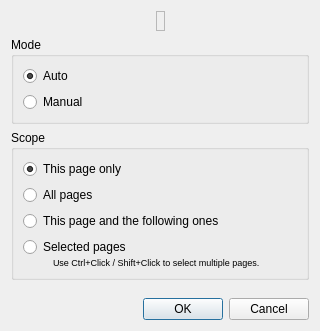
<?xml version="1.0" encoding="UTF-8"?>
<ui version="4.0">
 <class>PageSplitModeDialog</class>
 <widget class="QDialog" name="PageSplitModeDialog">
  <property name="windowModality">
   <enum>Qt::WindowModal</enum>
  </property>
  <property name="geometry">
   <rect>
    <x>0</x>
    <y>0</y>
    <width>320</width>
    <height>331</height>
   </rect>
  </property>
  <property name="windowTitle">
   <string>Split Pages</string>
  </property>
  <layout class="QVBoxLayout" name="verticalLayout_3">
   <item>
    <layout class="QHBoxLayout" name="horizontalLayout">
     <item>
      <spacer>
       <property name="orientation">
        <enum>Qt::Horizontal</enum>
       </property>
       <property name="sizeHint" stdset="0">
        <size>
         <width>40</width>
         <height>20</height>
        </size>
       </property>
      </spacer>
     </item>
     <item>
      <widget class="QLabel" name="layoutTypeLabel">
       <property name="frameShape">
        <enum>QFrame::StyledPanel</enum>
       </property>
       <property name="pixmap">
        <pixmap resource="../../../resources/resources.qrc">:/icons/layout_type_auto.png</pixmap>
       </property>
      </widget>
     </item>
     <item>
      <spacer>
       <property name="orientation">
        <enum>Qt::Horizontal</enum>
       </property>
       <property name="sizeHint" stdset="0">
        <size>
         <width>40</width>
         <height>20</height>
        </size>
       </property>
      </spacer>
     </item>
    </layout>
   </item>
   <item>
    <widget class="QGroupBox" name="groupBox">
     <property name="title">
      <string>Mode</string>
     </property>
     <layout class="QVBoxLayout">
      <item>
       <widget class="QRadioButton" name="modeAuto">
        <property name="text">
         <string>Auto</string>
        </property>
        <property name="checked">
         <bool>true</bool>
        </property>
       </widget>
      </item>
      <item>
       <widget class="QRadioButton" name="modeManual">
        <property name="text">
         <string>Manual</string>
        </property>
       </widget>
      </item>
     </layout>
    </widget>
   </item>
   <item>
    <widget class="QGroupBox" name="groupBox_2">
     <property name="title">
      <string>Scope</string>
     </property>
     <layout class="QVBoxLayout" name="verticalLayout_2">
      <item>
       <widget class="QRadioButton" name="thisPageRB">
        <property name="text">
         <string>This page only</string>
        </property>
        <property name="checked">
         <bool>true</bool>
        </property>
       </widget>
      </item>
      <item>
       <widget class="QRadioButton" name="allPagesRB">
        <property name="text">
         <string>All pages</string>
        </property>
       </widget>
      </item>
      <item>
       <widget class="QRadioButton" name="thisPageAndFollowersRB">
        <property name="text">
         <string>This page and the following ones</string>
        </property>
       </widget>
      </item>
      <item>
       <widget class="QWidget" name="selectedPagesWidget" native="true">
        <layout class="QVBoxLayout" name="verticalLayout">
         <property name="spacing">
          <number>0</number>
         </property>
         <property name="margin">
          <number>0</number>
         </property>
         <item>
          <widget class="QRadioButton" name="selectedPagesRB">
           <property name="text">
            <string>Selected pages</string>
           </property>
          </widget>
         </item>
         <item>
          <layout class="QHBoxLayout" name="horizontalLayout_2">
           <property name="spacing">
            <number>0</number>
           </property>
           <item>
            <spacer name="horizontalSpacer_5">
             <property name="orientation">
              <enum>Qt::Horizontal</enum>
             </property>
             <property name="sizeType">
              <enum>QSizePolicy::Fixed</enum>
             </property>
             <property name="sizeHint" stdset="0">
              <size>
               <width>30</width>
               <height>0</height>
              </size>
             </property>
            </spacer>
           </item>
           <item>
            <widget class="QLabel" name="selectedPagesHint">
             <property name="font">
              <font>
               <pointsize>7</pointsize>
              </font>
             </property>
             <property name="text">
              <string>Use Ctrl+Click / Shift+Click to select multiple pages.</string>
             </property>
            </widget>
           </item>
          </layout>
         </item>
        </layout>
       </widget>
      </item>
     </layout>
    </widget>
   </item>
   <item>
    <spacer>
     <property name="orientation">
      <enum>Qt::Vertical</enum>
     </property>
     <property name="sizeHint" stdset="0">
      <size>
       <width>20</width>
       <height>0</height>
      </size>
     </property>
    </spacer>
   </item>
   <item>
    <widget class="QDialogButtonBox" name="buttonBox">
     <property name="orientation">
      <enum>Qt::Horizontal</enum>
     </property>
     <property name="standardButtons">
      <set>QDialogButtonBox::Cancel|QDialogButtonBox::Ok</set>
     </property>
    </widget>
   </item>
  </layout>
 </widget>
 <resources>
  <include location="../../../resources/resources.qrc"/>
  <include location="../../../resources/resources.qrc"/>
 </resources>
 <connections>
  <connection>
   <sender>buttonBox</sender>
   <signal>rejected()</signal>
   <receiver>PageSplitModeDialog</receiver>
   <slot>reject()</slot>
   <hints>
    <hint type="sourcelabel">
     <x>316</x>
     <y>260</y>
    </hint>
    <hint type="destinationlabel">
     <x>286</x>
     <y>274</y>
    </hint>
   </hints>
  </connection>
 </connections>
</ui>
